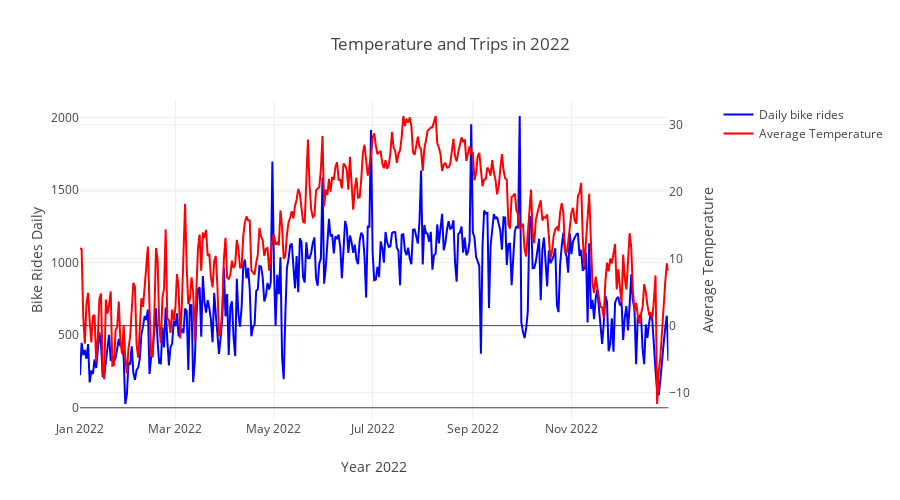

The notebook cell this image was saved under:
### Code cell
# -------------------------
# 3️⃣ Dual-Axis Plot
# -------------------------
fig = make_subplots(specs=[[{"secondary_y": True}]])

# Daily bike rides
fig.add_trace(
    go.Scatter(
        x=df_sample['date'],
        y=df_sample['bike_rides_daily'],
        name='Daily bike rides',
        line=dict(color='blue')
    ),
    secondary_y=False
)

# Average Temperature
fig.add_trace(
    go.Scatter(
        x=df_sample['date'],
        y=df_sample['avgTemp'],
        name='Average Temperature',
        line=dict(color='red')
    ),
    secondary_y=True
)

# Achsentitel
fig.update_xaxes(title_text="Year 2022")
fig.update_yaxes(title_text="Bike Rides Daily", secondary_y=False)
fig.update_yaxes(title_text="Average Temperature", secondary_y=True)

# Plot-Titel
fig.update_layout(title_text="Temperature and Trips in 2022", width=900, height=500)

# Plot anzeigen
fig.show()

### Figure 1 — Plotly figure (JSON) as saved in the notebook; plotly's stock layout.template omitted (floating-point values rounded to 4 significant figures; data arrays with more than 128 entries replaced by an {"elided": "..."} marker saying what was removed)
{"data": [{"line": {"color": "blue"}, "name": "Daily bike rides", "type": "scatter", "x": {"elided": "30195 str values"}, "xaxis": "x", "y": {"elided": "30195 int values"}, "yaxis": "y"}, {"line": {"color": "red"}, "name": "Average Temperature", "type": "scatter", "x": {"elided": "30195 str values"}, "xaxis": "x", "y": {"elided": "30195 float values"}, "yaxis": "y2"}], "layout": {"height": 500, "title": {"text": "Temperature and Trips in 2022"}, "width": 900, "xaxis": {"anchor": "y", "domain": [0, 0.94], "title": {"text": "Year 2022"}}, "yaxis": {"anchor": "x", "domain": [0, 1], "title": {"text": "Bike Rides Daily"}}, "yaxis2": {"anchor": "x", "overlaying": "y", "side": "right", "title": {"text": "Average Temperature"}}}}
